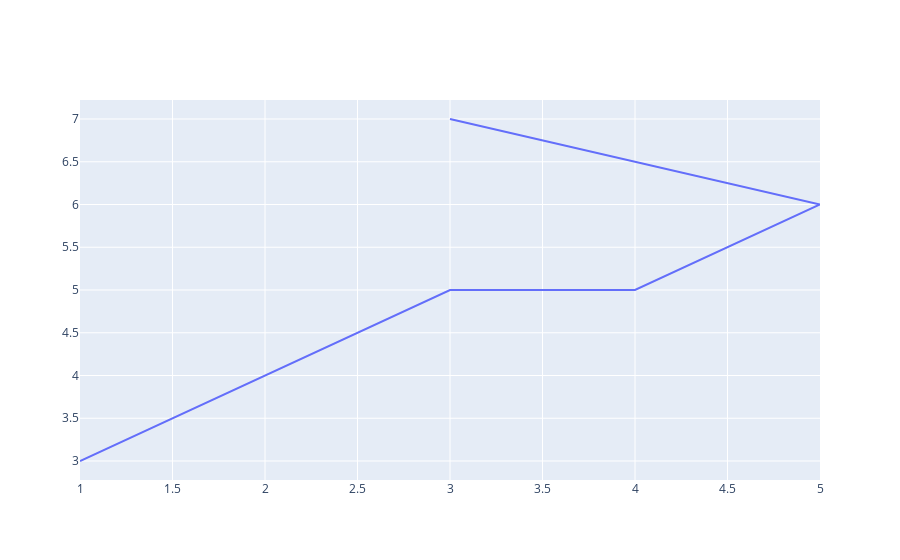

Notebook source saved alongside this figure:
### Markdown cell above
# In above graph the dots show the coordinates properly and accurately

### Code cell
## here connecting the dats

fig = go.Figure()
fig.add_trace(go.Scatter(x=[1,2,3,4,5,3], y=[3,4,5,5,6,7], mode='lines'))

### Figure 1 — Plotly figure (JSON) as saved in the notebook; plotly's stock layout.template omitted (floating-point values rounded to 4 significant figures)
{"data": [{"mode": "lines", "type": "scatter", "x": [1, 2, 3, 4, 5, 3], "y": [3, 4, 5, 5, 6, 7]}], "layout": {"autosize": true, "xaxis": {"autorange": true, "range": [1, 5], "type": "linear"}, "yaxis": {"autorange": true, "range": [2.778, 7.222], "type": "linear"}}}
